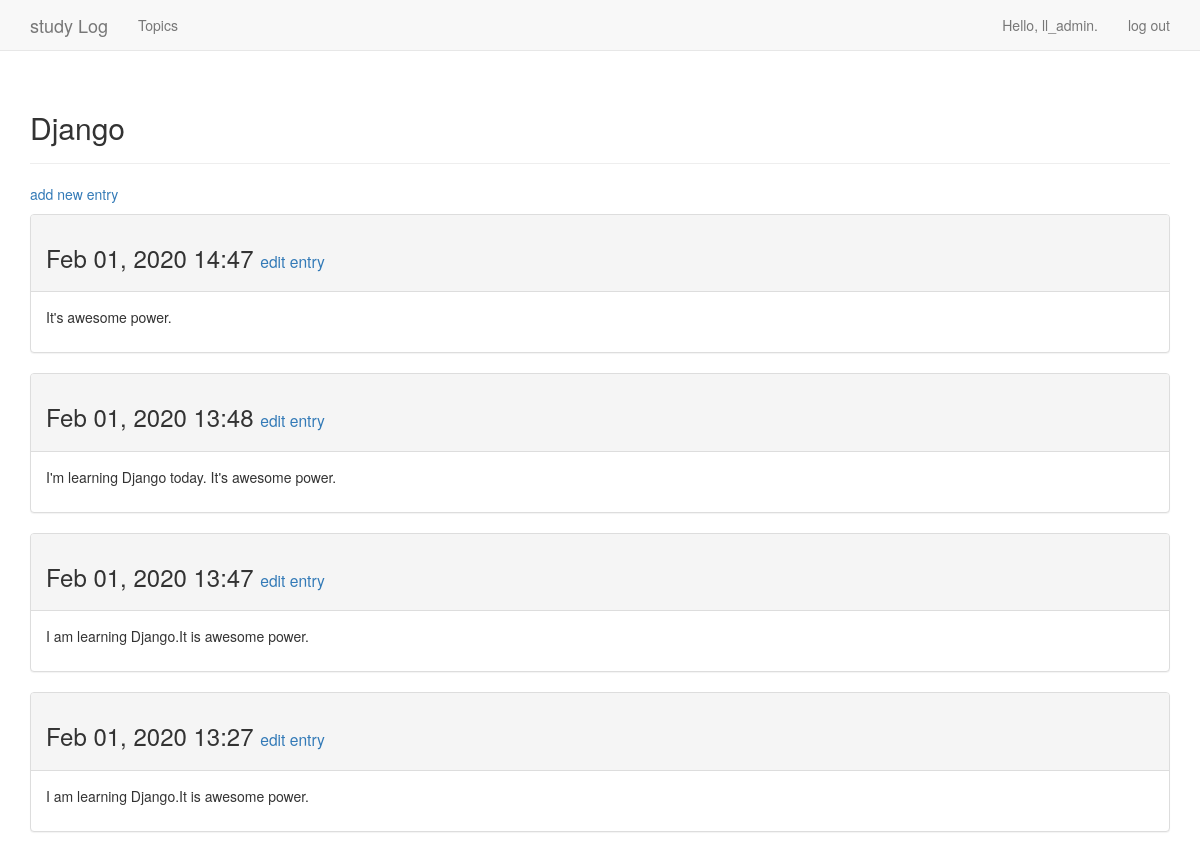
The page /topics/3/ (signed in) on the database its author committed.
### study_logs/models.py (models this page shows, shortened)
class Topic(models.Model):
    text = models.CharField(max_length=200)
    date_added = models.DateTimeField(auto_now_add=True)
    owner = models.ForeignKey(User)
    def __str__(self):
        return self.text

class Entry(models.Model):
    topic = models.ForeignKey(Topic)
    text  = models.TextField()
    date_added = models.DateTimeField(auto_now_add=True)
    class Meta:
        verbose_name_plural = 'entries'

### study_logs/views.py (the view)
# urls.py: url(r'^topics/(?P<topic_id>\d+)/$', views.topic, name = 'topic'),
@login_required
def topic(request, topic_id):
    topic = Topic.objects.get(id = topic_id)
    if topic.owner != request.user:
        raise Http404
    entries = topic.entry_set.order_by('-date_added')
    context = {'topic': topic, 'entries':entries}
    return render(request, 'study_logs/topic.html', context)

### study_logs/templates/study_logs/topic.html
{% extends 'study_logs/base.html' %}
{% block header %}
  <h2>{{ topic }}</h2>
{% endblock header %}
{% block content %}
  <p>
    <a href="{% url 'study_logs:new_entry' topic.id %}">add new entry</a>
  </p>
  {% for entry in entries %}
    <div class="panel panel-default">
      <div class="panel-heading">
        <h3>
          {{ entry.date_added|date:'M d, Y H:i' }}
          <small>
            <a href="{% url 'study_logs:edit_entry' entry.id %}">
              edit entry</a>
          </small>
        </h3>
      </div>
      <div class="panel-body">
        {{ entry.text|linebreaks }}
      </div>
    </div>
  {% empty %}
    There are no entries for this topic yet.
  {% endfor %}
{% endblock content %}

### study_logs/templates/study_logs/base.html (shortened to what this page needs)
{% load bootstrap3 %}
<!DOCTYPE html>
<html lang="en">
  <head>
    {% bootstrap_css %}
  </head>
  <body>
    <nav class="navbar navbar-default navbar-static-top">
      <div class="container">
        <div class="navbar-header">
          <a class="navbar-brand" href="{% url 'study_logs:index' %}">
              study Log</a>
        </div>
        <div id="navbar" class="navbar-collapse collapse">
          <ul class="nav navbar-nav">
            <li><a href="{% url 'study_logs:topics' %}">Topics</a></li>
          </ul>
          <ul class="nav navbar-nav navbar-right">
            {% if user.is_authenticated %}
              <li><a>Hello, {{ user.username }}.</a></li>
              <li><a href="{% url 'users:logout' %}">log out</a></li>
            {% else %}
              <li><a href="{% url 'users:register' %}">register</a></li>
              <li><a href="{% url 'users:login' %}">log in</a></li>
            {% endif %}
          </ul>
        </div>
      </div>
    </nav>
    <div class="container">
      <div class="page-header">
        {% block header %}{% endblock %}
      </div>
      <div>
        {% block content %}{% endblock content %}
      </div>
    </div>
  </body>
</html>

### rows shown on the page
Topic: text "Django"
Entry: date_added "Feb 01, 2020 14:47", text "It's awesome power."
Entry: date_added "Feb 01, 2020 13:48", text "I'm learning Django today. It's awesome power."
Entry: date_added "Feb 01, 2020 13:47", text "I am learning Django.It is awesome power."
Entry: date_added "Feb 01, 2020 13:27", text "I am learning Django.It is awesome power."

### other values the page prints
{{ user.username }} "ll_admin"
